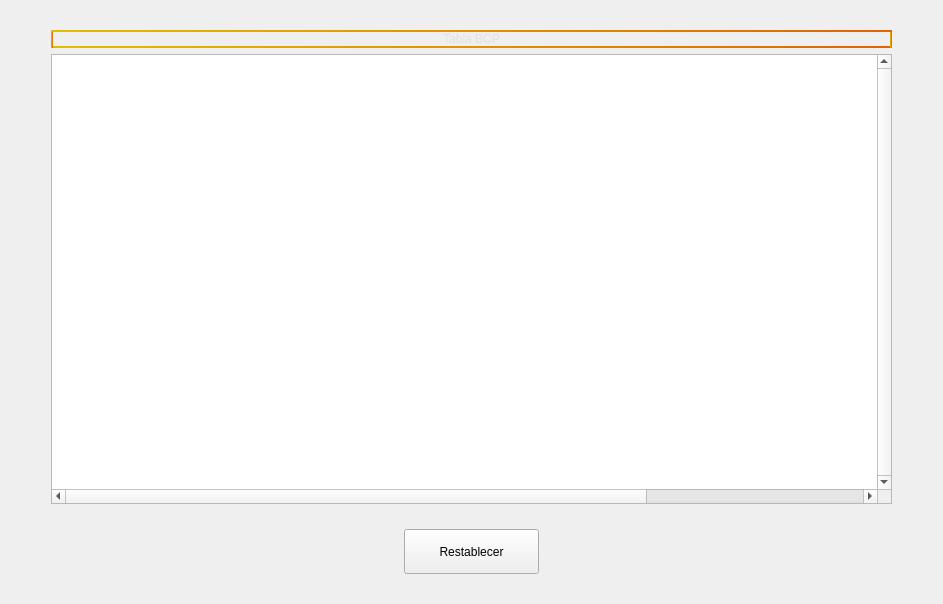
               <widget class="QWidget" name="page_Tiempos">
                <layout class="QVBoxLayout" name="verticalLayout_13">
                 <property name="spacing">
                  <number>25</number>
                 </property>
                 <property name="topMargin">
                  <number>30</number>
                 </property>
                 <property name="bottomMargin">
                  <number>30</number>
                 </property>
                 <item>
                  <layout class="QHBoxLayout" name="horizontalLayout_7">
                   <item>
                    <spacer name="horizontalSpacer_7">
                     <property name="orientation">
                      <enum>Qt::Horizontal</enum>
                     </property>
                     <property name="sizeType">
                      <enum>QSizePolicy::Preferred</enum>
                     </property>
                     <property name="sizeHint" stdset="0">
                      <size>
                       <width>40</width>
                       <height>20</height>
                      </size>
                     </property>
                    </spacer>
                   </item>
                   <item>
                    <layout class="QVBoxLayout" name="verticalLayout_5">
                     <property name="spacing">
                      <number>6</number>
                     </property>
                     <item>
                      <widget class="QLabel" name="label_24">
                       <property name="minimumSize">
                        <size>
                         <width>0</width>
                         <height>0</height>
                        </size>
                       </property>
                       <property name="maximumSize">
                        <size>
                         <width>16777215</width>
                         <height>34</height>
                        </size>
                       </property>
                       <property name="styleSheet">
                        <string notr="true">border:2px solid rgb(225, 131, 0); 
border-color: qlineargradient(spread:pad, x1:0, y1:0, x2:1, y2:0, stop:0 rgba(225, 190, 0, 255), stop:1 rgba(225, 100, 0, 255));
color: rgb(225,225,225);
</string>
                       </property>
                       <property name="text">
                        <string>Tabla BCP</string>
                       </property>
                       <property name="textFormat">
                        <enum>Qt::AutoText</enum>
                       </property>
                       <property name="alignment">
                        <set>Qt::AlignCenter</set>
                       </property>
                      </widget>
                     </item>
                     <item>
                      <widget class="QTableWidget" name="tableWidget_3">
                       <property name="enabled">
                        <bool>true</bool>
                       </property>
                       <property name="sizePolicy">
                        <sizepolicy hsizetype="Maximum" vsizetype="Maximum">
                         <horstretch>0</horstretch>
                         <verstretch>0</verstretch>
                        </sizepolicy>
                       </property>
                       <property name="minimumSize">
                        <size>
                         <width>841</width>
                         <height>450</height>
                        </size>
                       </property>
                       <property name="maximumSize">
                        <size>
                         <width>841</width>
                         <height>1000</height>
                        </size>
                       </property>
                       <property name="cursor" stdset="0">
                        <cursorShape>ArrowCursor</cursorShape>
                       </property>
                       <property name="layoutDirection">
                        <enum>Qt::LeftToRight</enum>
                       </property>
                       <property name="autoFillBackground">
                        <bool>false</bool>
                       </property>
                       <property name="frameShape">
                        <enum>QFrame::StyledPanel</enum>
                       </property>
                       <property name="frameShadow">
                        <enum>QFrame::Sunken</enum>
                       </property>
                       <property name="lineWidth">
                        <number>1</number>
                       </property>
                       <property name="verticalScrollBarPolicy">
                        <enum>Qt::ScrollBarAlwaysOn</enum>
                       </property>
                       <property name="horizontalScrollBarPolicy">
                        <enum>Qt::ScrollBarAlwaysOn</enum>
                       </property>
                       <property name="sizeAdjustPolicy">
                        <enum>QAbstractScrollArea::AdjustIgnored</enum>
                       </property>
                       <property name="autoScroll">
                        <bool>true</bool>
                       </property>
                       <property name="autoScrollMargin">
                        <number>16</number>
                       </property>
                       <property name="editTriggers">
                        <set>QAbstractItemView::NoEditTriggers</set>
                       </property>
                       <property name="tabKeyNavigation">
                        <bool>true</bool>
                       </property>
                       <property name="showDropIndicator" stdset="0">
                        <bool>true</bool>
                       </property>
                       <property name="dragEnabled">
                        <bool>false</bool>
                       </property>
                       <property name="dragDropMode">
                        <enum>QAbstractItemView::NoDragDrop</enum>
                       </property>
                       <property name="alternatingRowColors">
                        <bool>false</bool>
                       </property>
                       <property name="selectionMode">
                        <enum>QAbstractItemView::NoSelection</enum>
                       </property>
                       <property name="selectionBehavior">
                        <enum>QAbstractItemView::SelectRows</enum>
                       </property>
                       <property name="iconSize">
                        <size>
                         <width>0</width>
                         <height>0</height>
                        </size>
                       </property>
                       <property name="textElideMode">
                        <enum>Qt::ElideRight</enum>
                       </property>
                       <property name="verticalScrollMode">
                        <enum>QAbstractItemView::ScrollPerPixel</enum>
                       </property>
                       <property name="horizontalScrollMode">
                        <enum>QAbstractItemView::ScrollPerPixel</enum>
                       </property>
                       <property name="showGrid">
                        <bool>true</bool>
                       </property>
                       <property name="gridStyle">
                        <enum>Qt::SolidLine</enum>
                       </property>
                       <property name="wordWrap">
                        <bool>true</bool>
                       </property>
                       <attribute name="horizontalHeaderVisible">
                        <bool>false</bool>
                       </attribute>
                       <attribute name="horizontalHeaderCascadingSectionResizes">
                        <bool>false</bool>
                       </attribute>
                       <attribute name="horizontalHeaderDefaultSectionSize">
                        <number>103</number>
                       </attribute>
                       <attribute name="horizontalHeaderHighlightSections">
                        <bool>true</bool>
                       </attribute>
                       <attribute name="horizontalHeaderMinimumSectionSize">
                        <number>39</number>
                       </attribute>
                       <attribute name="horizontalHeaderStretchLastSection">
                        <bool>true</bool>
                       </attribute>
                       <attribute name="verticalHeaderVisible">
                        <bool>false</bool>
                       </attribute>
                       <attribute name="verticalHeaderCascadingSectionResizes">
                        <bool>false</bool>
                       </attribute>
                       <attribute name="verticalHeaderHighlightSections">
                        <bool>true</bool>
                       </attribute>
                       <attribute name="verticalHeaderShowSortIndicator" stdset="0">
                        <bool>false</bool>
                       </attribute>
                       <attribute name="verticalHeaderStretchLastSection">
                        <bool>false</bool>
                       </attribute>
                       <column>
                        <property name="text">
                         <string>ID</string>
                        </property>
                       </column>
                       <column>
                        <property name="text">
                         <string>Estado</string>
                        </property>
                       </column>
                       <column>
                        <property name="text">
                         <string>T.Llegada</string>
                        </property>
                       </column>
                       <column>
                        <property name="text">
                         <string>T.Finalizacion</string>
                        </property>
                       </column>
                       <column>
                        <property name="text">
                         <string>T.Retorno</string>
                        </property>
                       </column>
                       <column>
                        <property name="text">
                         <string>T.Respuesta</string>
                        </property>
                       </column>
                       <column>
                        <property name="text">
                         <string>T.Espera</string>
                        </property>
                       </column>
                       <column>
                        <property name="text">
                         <string>T.Servicio</string>
                        </property>
                       </column>
                       <column>
                        <property name="text">
                         <string>TME</string>
                        </property>
                       </column>
                       <column>
                        <property name="text">
                         <string>Operacion</string>
                        </property>
                       </column>
                       <column>
                        <property name="text">
                         <string>Resultado</string>
                        </property>
                       </column>
                      </widget>
                     </item>
                    </layout>
                   </item>
                   <item>
                    <spacer name="horizontalSpacer_8">
                     <property name="orientation">
                      <enum>Qt::Horizontal</enum>
                     </property>
                     <property name="sizeType">
                      <enum>QSizePolicy::Preferred</enum>
                     </property>
                     <property name="sizeHint" stdset="0">
                      <size>
                       <width>40</width>
                       <height>20</height>
                      </size>
                     </property>
                    </spacer>
                   </item>
                  </layout>
                 </item>
                 <item>
                  <layout class="QHBoxLayout" name="horizontalLayout_6">
                   <item>
                    <spacer name="horizontalSpacer_5">
                     <property name="orientation">
                      <enum>Qt::Horizontal</enum>
                     </property>
                     <property name="sizeType">
                      <enum>QSizePolicy::Preferred</enum>
                     </property>
                     <property name="sizeHint" stdset="0">
                      <size>
                       <width>40</width>
                       <height>20</height>
                      </size>
                     </property>
                    </spacer>
                   </item>
                   <item>
                    <widget class="QPushButton" name="pushButton_8">
                     <property name="minimumSize">
                      <size>
                       <width>135</width>
                       <height>45</height>
                      </size>
                     </property>
                     <property name="maximumSize">
                      <size>
                       <width>135</width>
                       <height>45</height>
                      </size>
                     </property>
                     <property name="cursor">
                      <cursorShape>PointingHandCursor</cursorShape>
                     </property>
                     <property name="text">
                      <string>Restablecer</string>
                     </property>
                    </widget>
                   </item>
                   <item>
                    <spacer name="horizontalSpacer_6">
                     <property name="orientation">
                      <enum>Qt::Horizontal</enum>
                     </property>
                     <property name="sizeType">
                      <enum>QSizePolicy::Preferred</enum>
                     </property>
                     <property name="sizeHint" stdset="0">
                      <size>
                       <width>40</width>
                       <height>20</height>
                      </size>
                     </property>
                    </spacer>
                   </item>
                  </layout>
                 </item>
                </layout>
               </widget>
